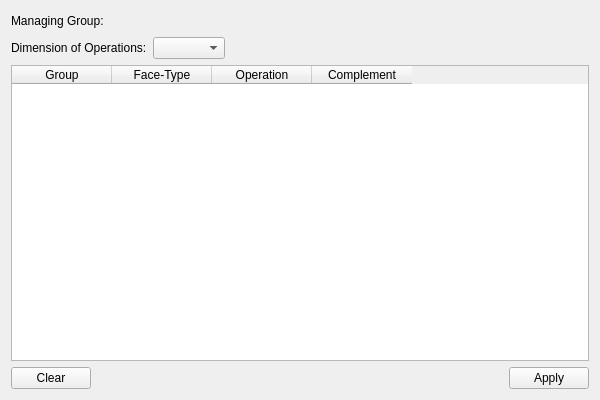
<?xml version="1.0" encoding="UTF-8"?>
<ui version="4.0">
 <class>GroupEditorWidget</class>
 <widget class="QWidget" name="GroupEditorWidget">
  <property name="geometry">
   <rect>
    <x>0</x>
    <y>0</y>
    <width>600</width>
    <height>400</height>
   </rect>
  </property>
  <property name="windowTitle">
   <string>Group Editor Widget</string>
  </property>
  <property name="whatsThis">
   <string/>
  </property>
  <layout class="QVBoxLayout" name="verticalLayout">
   <item>
    <layout class="QGridLayout" name="gridLayout">
     <item row="4" column="0">
      <widget class="QTableWidget" name="groupTableWidget">
       <property name="focusPolicy">
        <enum>Qt::NoFocus</enum>
       </property>
       <property name="alternatingRowColors">
        <bool>true</bool>
       </property>
       <property name="selectionMode">
        <enum>QAbstractItemView::NoSelection</enum>
       </property>
       <property name="selectionBehavior">
        <enum>QAbstractItemView::SelectItems</enum>
       </property>
       <property name="showGrid">
        <bool>false</bool>
       </property>
       <property name="rowCount">
        <number>0</number>
       </property>
       <property name="columnCount">
        <number>4</number>
       </property>
       <attribute name="horizontalHeaderVisible">
        <bool>true</bool>
       </attribute>
       <attribute name="horizontalHeaderCascadingSectionResizes">
        <bool>false</bool>
       </attribute>
       <attribute name="horizontalHeaderHighlightSections">
        <bool>true</bool>
       </attribute>
       <attribute name="verticalHeaderVisible">
        <bool>false</bool>
       </attribute>
       <column>
        <property name="text">
         <string>Group</string>
        </property>
       </column>
       <column>
        <property name="text">
         <string>Face-Type</string>
        </property>
       </column>
       <column>
        <property name="text">
         <string>Operation</string>
        </property>
       </column>
       <column>
        <property name="text">
         <string>Complement</string>
        </property>
       </column>
      </widget>
     </item>
     <item row="2" column="0">
      <layout class="QHBoxLayout" name="horizontalLayout_2">
       <item>
        <widget class="QLabel" name="label">
         <property name="text">
          <string>Dimension of Operations:</string>
         </property>
        </widget>
       </item>
       <item>
        <widget class="QComboBox" name="dimensionComboBox"/>
       </item>
       <item>
        <spacer name="horizontalSpacer_2">
         <property name="orientation">
          <enum>Qt::Horizontal</enum>
         </property>
         <property name="sizeHint" stdset="0">
          <size>
           <width>40</width>
           <height>20</height>
          </size>
         </property>
        </spacer>
       </item>
      </layout>
     </item>
     <item row="1" column="0">
      <layout class="QHBoxLayout" name="horizontalLayout_3">
       <item>
        <widget class="QLabel" name="label_2">
         <property name="text">
          <string>Managing Group: </string>
         </property>
        </widget>
       </item>
       <item>
        <widget class="QLabel" name="currentGroupLabel">
         <property name="text">
          <string/>
         </property>
        </widget>
       </item>
       <item>
        <spacer name="horizontalSpacer_3">
         <property name="orientation">
          <enum>Qt::Horizontal</enum>
         </property>
         <property name="sizeHint" stdset="0">
          <size>
           <width>40</width>
           <height>20</height>
          </size>
         </property>
        </spacer>
       </item>
      </layout>
     </item>
    </layout>
   </item>
   <item>
    <layout class="QHBoxLayout" name="horizontalLayout">
     <item>
      <widget class="QPushButton" name="clearPushButton">
       <property name="text">
        <string>Clear</string>
       </property>
      </widget>
     </item>
     <item>
      <spacer name="horizontalSpacer">
       <property name="orientation">
        <enum>Qt::Horizontal</enum>
       </property>
       <property name="sizeHint" stdset="0">
        <size>
         <width>40</width>
         <height>20</height>
        </size>
       </property>
      </spacer>
     </item>
     <item>
      <widget class="QPushButton" name="applyPushButton">
       <property name="text">
        <string>Apply</string>
       </property>
      </widget>
     </item>
    </layout>
   </item>
  </layout>
 </widget>
 <resources/>
 <connections/>
</ui>
